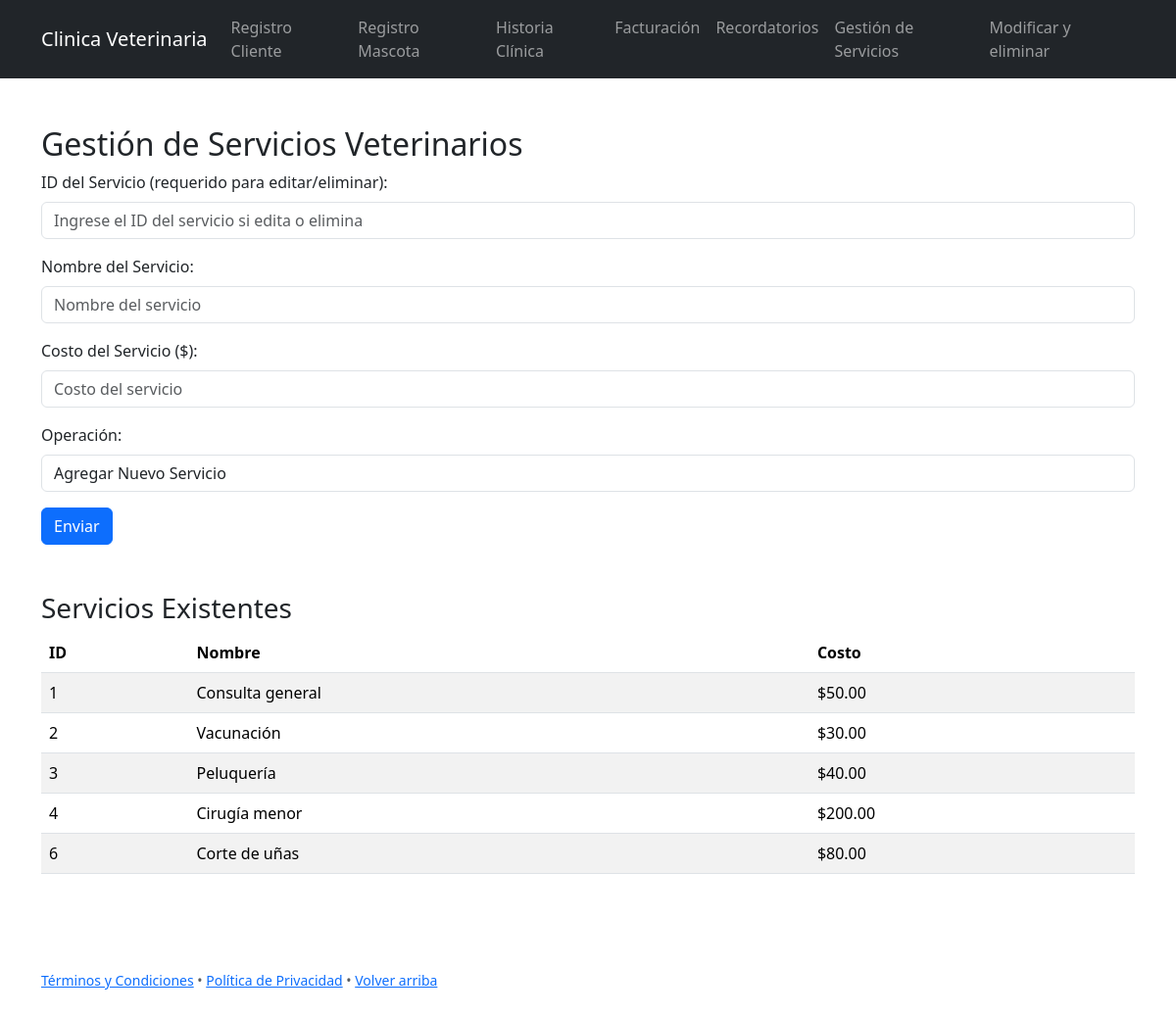
/servicios.php, run on an earlier commit of the app's database.
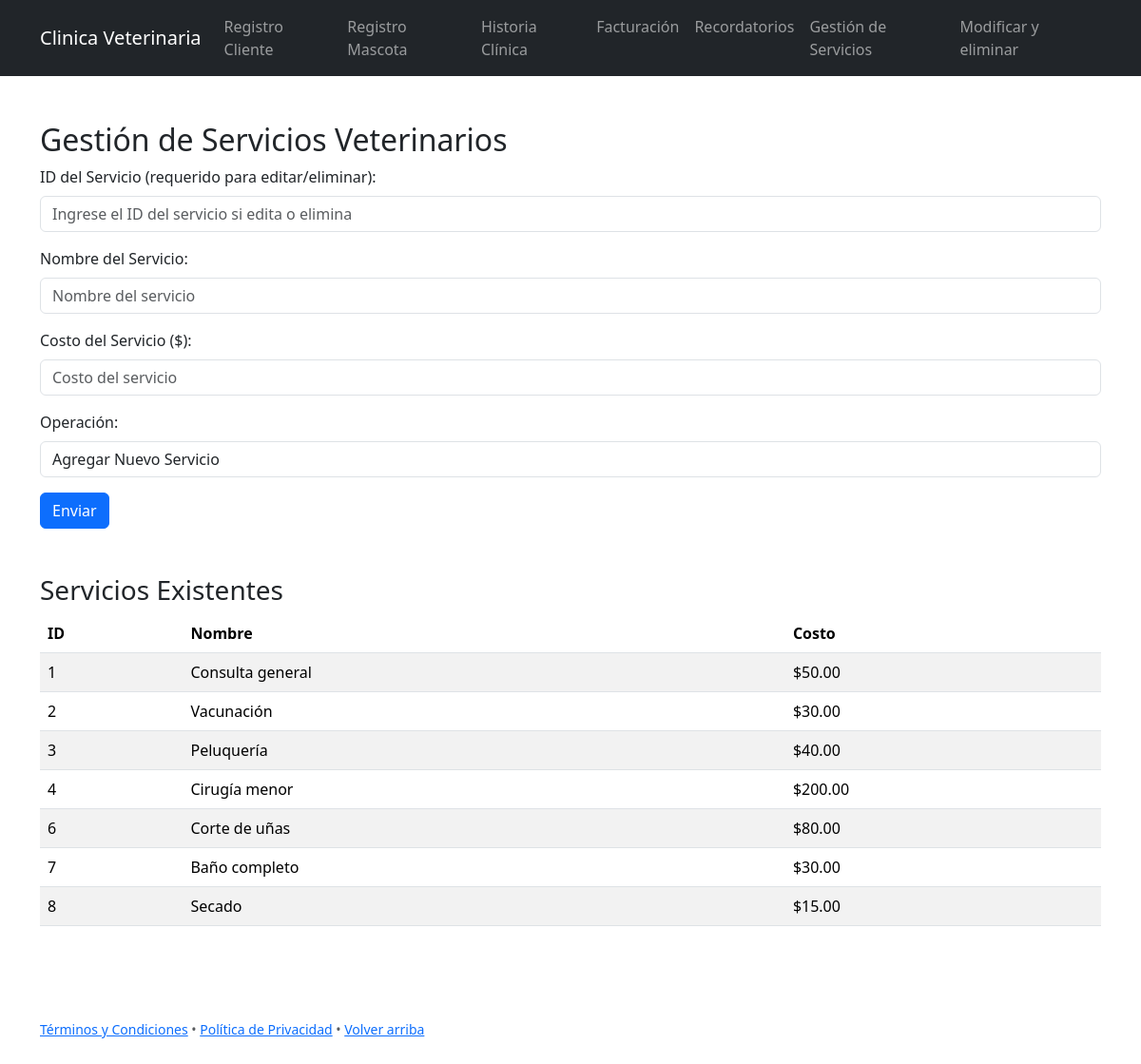
And on a later commit of the database.
### tables this page shows
CREATE TABLE `servicios` (
  `idServicio` int(11) NOT NULL,
  `nombre` varchar(100) NOT NULL,
  `costo` decimal(10,2) DEFAULT NULL
);

### servicios.php (the view, shortened to what this page needs)
<?php include("includes/header.php") ?>
<div class="container mt-5">
    <h2>Gestión de Servicios Veterinarios</h2>
    <form action="Backend/back_servicios.php" method="POST">
        <div class="mb-3">
            <label for="idServicio" class="form-label">ID del Servicio (requerido para editar/eliminar):</label>
            <input type="number" class="form-control" id="idServicio" name="idServicio" placeholder="Ingrese el ID del servicio si edita o elimina">
        </div>
        <div class="mb-3">
            <label for="nombreServicio" class="form-label">Nombre del Servicio:</label>
            <input type="text" class="form-control" id="nombreServicio" name="nombreServicio" placeholder="Nombre del servicio" required>
        </div>
        <div class="mb-3">
            <label for="costo" class="form-label">Costo del Servicio ($):</label>
            <input type="number" class="form-control" id="costo" name="costo" placeholder="Costo del servicio" required>
        </div>
        <div class="mb-3">
            <label for="operacion" class="form-label">Operación:</label>
            <select class="form-control" id="operacion" name="operacion">
                <option value="agregar">Agregar Nuevo Servicio</option>
            </select>
        </div>
        <button type="submit" class="btn btn-primary">Enviar</button>
    </form>
    <div class="mt-5">
        <h3>Servicios Existentes</h3>
        <table class="table table-striped">
            <thead>
                <tr>
                    <th>ID</th>
                    <th>Nombre</th>
                    <th>Costo</th>
                </tr>
            </thead>
            <tbody>
                <?php
                include 'Backend/conexion.php';
                $query = "SELECT * FROM servicios";
                $stmt = $pdo->query($query);
                while ($row = $stmt->fetch(PDO::FETCH_ASSOC)) {
                    echo "<tr>";
                    echo "<td>{$row['idServicio']}</td>";
                    echo "<td>{$row['nombre']}</td>";
                    echo "<td>\${$row['costo']}</td>";
                    echo "</tr>";
                }
                ?>
            </tbody>
        </table>
    </div>
</div>
<?php include("includes/footer.php") ?>

### includes/header.php (shortened to what this page needs)
<!DOCTYPE html>
<html lang="es">
<head>
  <link href="https://cdn.jsdelivr.net/npm/bootstrap@5.3.3/dist/css/bootstrap.min.css" rel="stylesheet">
  <link href="https://cdn.datatables.net/1.10.22/css/jquery.dataTables.min.css" rel="stylesheet">
</head>
<body>
  <nav class="navbar navbar-expand-lg navbar-dark bg-dark">
    <div class="container">
      <a class="navbar-brand" href="../index.php">Clinica Veterinaria</a>
      <div class="collapse navbar-collapse" id="navbarSupportedContent">
        <ul class="navbar-nav me-auto mb-2 mb-lg-0">
          <li class="nav-item">
            <a class="nav-link" href="../registro-cliente.php">Registro Cliente</a>
          </li>
          <li class="nav-item">
            <a class="nav-link" href="../registro-mascota.php">Registro Mascota</a>
          </li>
        </ul>
        <ul class="navbar-nav mb-2 mb-lg-0">
          <li class="nav-item">
            <a class="nav-link" href="../historia.php">Historia Clínica</a>
          </li>
          <li class="nav-item">
            <a class="nav-link" href="../facturacion.php">Facturación</a>
          </li>
          <li class="nav-item">
            <a class="nav-link" href="../recordatorios.php">Recordatorios</a>
          </li>
          <li class="nav-item">
            <a class="nav-link" href="../servicios.php">Gestión de Servicios</a>
          </li>
          <li class="nav-item">
            <a class="nav-link" href="../consulta-eliminar.php">Modificar y eliminar</a>
          </li>
        </ul>
      </div>
    </div>
  </nav>

### includes/footer.php (shortened to what this page needs)
<footer class="text-muted py-5 mt-5">
      <div class="container">
        <small><a href="https://www.example.com/">Términos y Condiciones</a> • <a href="https://www.example.com/privacy">Política de Privacidad</a> • <a href="#">Volver arriba</a></small>
        </div>
    </footer>
</body>
</html>

What changed in the data, as far as the page shows it:
added servicios: idServicio "7", nombre "Baño completo", costo "30.00"
added servicios: idServicio "8", nombre "Secado", costo "15.00"
